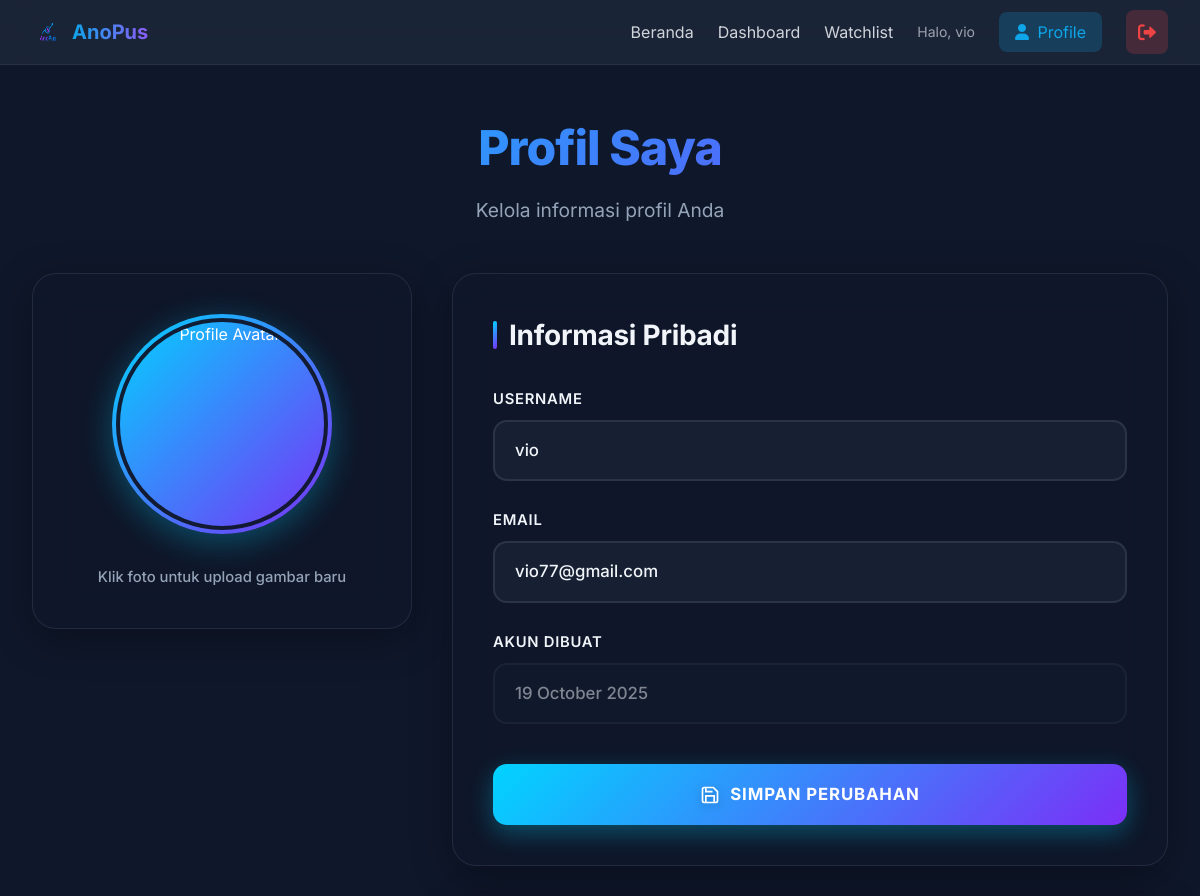
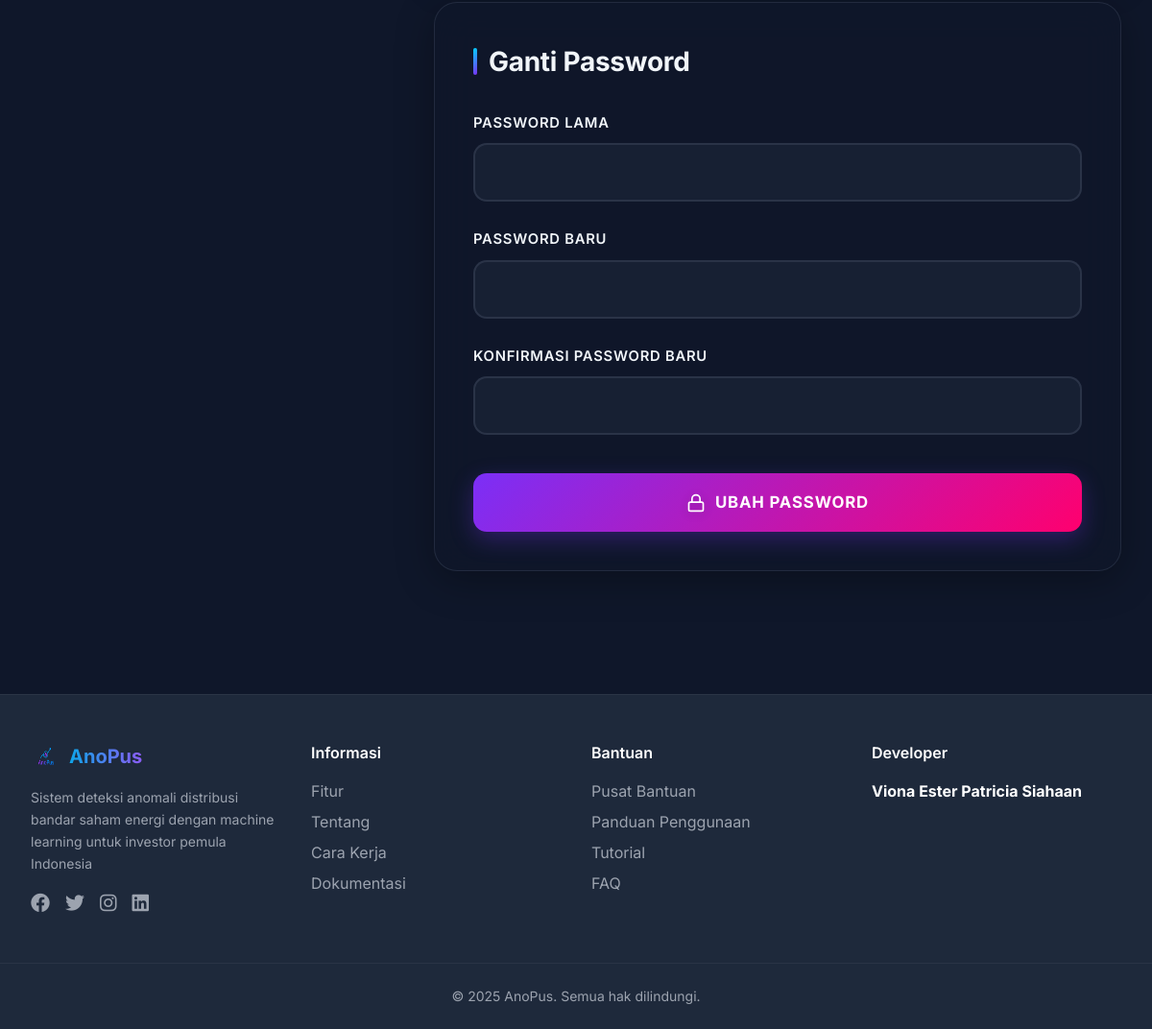
Page /profile (signed in) on the committed database (2 pictures, top to bottom).
### app.py (models this page shows, shortened)
class User(UserMixin, db.Model):
    id = db.Column(db.Integer, primary_key=True)
    username = db.Column(db.String(80), unique=True, nullable=False)
    email = db.Column(db.String(120), unique=True, nullable=False)
    password_hash = db.Column(db.String(200), nullable=False)
    created_at = db.Column(db.DateTime, default=datetime.utcnow)
    watchlists = db.relationship('Watchlist', backref='user', lazy=True)

### app.py (the view)
@app.route('/profile')
@login_required
def profile():
    profile_photo = session.get('profile_photo', 'images/default-avatar.jpg')
    return render_template('profile.html', profile_photo=profile_photo)

### app.py (called while the page is built)
@app.before_request
def before_request():
    global data_collector, anomaly_detector, model_trained_once
    if data_collector is None:
        init_data_collector()
    if anomaly_detector is None:
        init_anomaly_detector()

@login_manager.user_loader
def load_user(user_id):
    return db.session.get(User, int(user_id))

### templates/profile.html (shortened to what this page needs)
{% extends "base.html" %} {% block title %}Profile - AnoPus{% endblock %} {%
block styles %}
<link
  rel="stylesheet"
  href="{{ url_for('static', filename='css/profile.css') }}"
/>
{% endblock %} {% block content %}
<div class="profile-container">
  <div class="profile-header">
    <h1>Profil Saya</h1>
    <p>Kelola informasi profil Anda</p>
  </div>
  <div class="profile-content">
    <div class="profile-photo-section">
      <div class="profile-photo-card">
        <div
          class="photo-wrapper"
          onclick="document.getElementById('photoInput').click()"
        >
          <img
            src="{{ url_for('static', filename=profile_photo) }}"
            alt="Profile Avatar"
            id="profilePreview"
          />
        </div>
        <p class="photo-hint">Klik foto untuk upload gambar baru</p>
      </div>
    </div>
    <div class="profile-info-section">
      <div class="info-card">
        <h2>Informasi Pribadi</h2>
        <form
          action="{{ url_for('update_profile') }}"
          method="POST"
          class="profile-form"
        >
          <div class="form-group">
            <label for="username">Username</label>
            <input
              type="text"
              id="username"
              name="username"
              value="{{ current_user.username }}"
              required
            />
          </div>
          <div class="form-group">
            <label for="email">Email</label>
            <input
              type="email"
              id="email"
              name="email"
              value="{{ current_user.email }}"
              required
            />
          </div>
          <div class="form-group">
            <label>Akun Dibuat</label>
            <input
              type="text"
              value="{{ current_user.created_at.strftime('%d %B %Y') }}"
              disabled
            />
          </div>
          <button type="submit" class="btn-save">
            <svg
              width="20"
              height="20"
              viewBox="0 0 24 24"
              fill="none"
              stroke="currentColor"
              stroke-width="2"
            >
              <path
                d="M19 21H5a2 2 0 0 1-2-2V5a2 2 0 0 1 2-2h11l5 5v11a2 2 0 0 1-2 2z"
              />
              <polyline points="17 21 17 13 7 13 7 21" />
              <polyline points="7 3 7 8 15 8" />
            </svg>
            Simpan Perubahan
          </button>
        </form>
      </div>
      <div class="info-card">
        <h2>Ganti Password</h2>
        <form
          action="{{ url_for('change_password') }}"
          method="POST"
          class="profile-form"
        >
          <div class="form-group">
            <label for="current_password">Password Lama</label>
            <input
              type="password"
              id="current_password"
              name="current_password"
              required
            />
          </div>
          <div class="form-group">
            <label for="new_password">Password Baru</label>
            <input
              type="password"
              id="new_password"
              name="new_password"
              required
              minlength="6"
            />
          </div>
          <div class="form-group">
            <label for="confirm_password">Konfirmasi Password Baru</label>
            <input
              type="password"
              id="confirm_password"
              name="confirm_password"
              required
              minlength="6"
            />
          </div>
          <button type="submit" class="btn-save btn-password">
            <svg
              width="20"
              height="20"
              viewBox="0 0 24 24"
              fill="none"
              stroke="currentColor"
              stroke-width="2"
            >
              <rect x="3" y="11" width="18" height="11" rx="2" ry="2" />
              <path d="M7 11V7a5 5 0 0 1 10 0v4" />
            </svg>
            Ubah Password
          </button>
        </form>
      </div>
    </div>
  </div>
</div>
{% endblock %}

### templates/base.html (shortened to what this page needs)
<!DOCTYPE html>
<html lang="id">
  <head>
    <script src="https://cdn.tailwindcss.com"></script>
    <link
      href="https://cdnjs.cloudflare.com/ajax/libs/font-awesome/6.0.0/css/all.min.css"
      rel="stylesheet"
    />
    {% block styles %}{% endblock %}
  </head>
  <body class="font-['Inter'] bg-dark text-white">
    <nav
      class="fixed w-full top-0 z-50 bg-dark-light/80 backdrop-blur-lg border-b border-gray-700/50"
    >
      <div class="max-w-7xl mx-auto px-4 sm:px-6 lg:px-8">
        <div class="flex justify-between items-center h-16">
          <a
            href="{{ url_for('landing') }}"
            class="flex items-center space-x-2"
          >
            <img
              src="{{ url_for('static', filename='images/logo.png') }}"
              alt="AnoPus Logo"
              class="h-8 w-8"
            />
            <span
              class="text-xl font-bold bg-gradient-to-r from-primary to-secondary bg-clip-text text-transparent"
              >AnoPus</span
            >
          </a>
          <div class="hidden md:flex items-center space-x-6">
            {% if current_user.is_authenticated %}
            <a
              href="{{ url_for('landing') }}"
              class="text-gray-300 hover:text-white transition"
              >Beranda</a
            >
            <a
              href="{{ url_for('dashboard') }}"
              class="text-gray-300 hover:text-white transition"
              >Dashboard</a
            >
            <a
              href="{{ url_for('watchlist') }}"
              class="text-gray-300 hover:text-white transition"
              >Watchlist</a
            >
            <span class="text-gray-400 text-sm"
              >Halo, {{ current_user.username }}</span
            >
            <a
              href="{{ url_for('profile') }}"
              class="px-4 py-2 rounded-lg bg-primary/20 text-primary hover:bg-primary/30 transition"
            >
              <i class="fas fa-user mr-1"></i> Profile
            </a>
            <a
              href="{{ url_for('logout') }}"
              class="px-3 py-2 rounded-lg bg-red-500/20 text-red-500 hover:bg-red-500/30 hover:text-red-400 transition"
              title="Logout"
            >
              <i class="fas fa-sign-out-alt text-lg"></i>
            </a>
            {% endif %}
          </div>
        </div>
      </div>
    </nav>
    <main class="pt-16">{% block content %}{% endblock %}</main>
    {% block footer %}
    <footer
      class="bg-dark-light border-t border-gray-700/50 mt-20"
      id="contact"
    >
      <div class="max-w-7xl mx-auto px-4 sm:px-6 lg:px-8 py-12">
        <div class="grid grid-cols-1 md:grid-cols-2 lg:grid-cols-4 gap-8">
          <div class="space-y-4">
            <div class="flex items-center space-x-2">
              <img
                src="{{ url_for('static', filename='images/logo.png') }}"
                alt="AnoPus Logo"
                class="h-8 w-8"
              />
              <span
                class="text-xl font-bold bg-gradient-to-r from-primary to-secondary bg-clip-text text-transparent"
                >AnoPus</span
              >
            </div>
            <p class="text-gray-400 text-sm leading-relaxed">
              Sistem deteksi anomali distribusi bandar saham energi dengan
              machine learning untuk investor pemula Indonesia
            </p>
            <div class="flex space-x-4">
              <a href="#" class="text-gray-400 hover:text-primary transition"
                ><i class="fab fa-facebook text-xl"></i
              ></a>
              <a href="#" class="text-gray-400 hover:text-primary transition"
                ><i class="fab fa-twitter text-xl"></i
              ></a>
              <a href="#" class="text-gray-400 hover:text-primary transition"
                ><i class="fab fa-instagram text-xl"></i
              ></a>
              <a href="#" class="text-gray-400 hover:text-primary transition"
                ><i class="fab fa-linkedin text-xl"></i
              ></a>
            </div>
          </div>
          <div>
            <h3 class="text-white font-semibold mb-4">Informasi</h3>
            <ul class="space-y-2">
              <li>
                <a
                  href="#keunggulan"
                  class="text-gray-400 hover:text-primary transition"
                  >Fitur</a
                >
              </li>
              <li>
                <a
                  href="#about"
                  class="text-gray-400 hover:text-primary transition"
                  >Tentang</a
                >
              </li>
              <li>
                <a
                  href="#cara-kerja"
                  class="text-gray-400 hover:text-primary transition"
                  >Cara Kerja</a
                >
              </li>
              <li>
                <a href="#" class="text-gray-400 hover:text-primary transition"
                  >Dokumentasi</a
                >
              </li>
            </ul>
          </div>
          <div>
            <h3 class="text-white font-semibold mb-4">Bantuan</h3>
            <ul class="space-y-2">
              <li>
                <a href="#" class="text-gray-400 hover:text-primary transition"
                  >Pusat Bantuan</a
                >
              </li>
              <li>
                <a href="#" class="text-gray-400 hover:text-primary transition"
                  >Panduan Penggunaan</a
                >
              </li>
              <li>
                <a href="#" class="text-gray-400 hover:text-primary transition"
                  >Tutorial</a
                >
              </li>
              <li>
                <a href="#" class="text-gray-400 hover:text-primary transition"
                  >FAQ</a
                >
              </li>
            </ul>
          </div>
          <div>
            <h3 class="text-white font-semibold mb-4">Developer</h3>
            <p class="text-gray-400">
              <strong class="text-white">Viona Ester Patricia Siahaan</strong>
            </p>
          </div>
        </div>
      </div>
      <div class="border-t border-gray-700/50 py-6">
        <p class="text-center text-gray-400 text-sm">
          &copy; 2025 AnoPus. Semua hak dilindungi.
        </p>
      </div>
    </footer>
    {% endblock %}
  </body>
</html>

### static/css/profile.css (style rules this page uses)
:root { --card-bg: rgba(15, 23, 42, 0.8); --card-border: rgba(148, 163, 184, 0.15); --input-bg: rgba(30, 41, 59, 0.6); --text-primary: #f1f5f9; --text-secondary: #94a3b8; --gradient-primary: linear-gradient(135deg, #00d4ff, #7b2ff7); --gradient-secondary: linear-gradient(135deg, #7b2ff7, #ff006e); }
.profile-container { max-width: 1400px; margin: 0 auto; padding: 3rem 2rem; min-height: calc(100vh - 80px); }
.profile-header { text-align: center; margin-bottom: 3rem; animation: fadeInDown 0.6s ease; }
.profile-header h1 { font-size: 3rem; font-weight: 800; background: var(--gradient-primary); -webkit-background-clip: text; -webkit-text-fill-color: transparent; background-clip: text; margin-bottom: 0.75rem; letter-spacing: -0.02em; }
.profile-header p { color: var(--text-secondary); font-size: 1.2rem; font-weight: 400; }
.profile-content { display: grid; grid-template-columns: 380px 1fr; gap: 2.5rem; align-items: start; }
.profile-photo-section { position: sticky; top: 100px; height: fit-content; animation: fadeInLeft 0.6s ease; }
.profile-photo-card { background: var(--card-bg); border: 1px solid var(--card-border); border-radius: 24px; padding: 2.5rem; text-align: center; backdrop-filter: blur(20px); box-shadow: 0 10px 40px rgba(0, 0, 0, 0.3); transition: transform 0.3s, box-shadow 0.3s; }
.photo-wrapper { position: relative; width: 220px; height: 220px; margin: 0 auto 2rem; border-radius: 50%; overflow: hidden; padding: 4px; background: var(--gradient-primary); box-shadow: 0 8px 32px rgba(0, 212, 255, 0.3); }
.photo-wrapper img { width: 100%; height: 100%; object-fit: cover; border-radius: 50%; border: 4px solid rgba(15, 23, 42, 0.95); }
.photo-hint { color: var(--text-secondary); font-size: 0.925rem; font-weight: 500; line-height: 1.5; }
.profile-info-section { display: flex; flex-direction: column; gap: 2rem; animation: fadeInRight 0.6s ease; }
.info-card { background: var(--card-bg); border: 1px solid var(--card-border); border-radius: 24px; padding: 2.5rem; backdrop-filter: blur(20px); box-shadow: 0 10px 40px rgba(0, 0, 0, 0.3); transition: transform 0.3s, box-shadow 0.3s; }
.info-card h2 { font-size: 1.75rem; font-weight: 700; margin-bottom: 2rem; color: var(--text-primary); display: flex; align-items: center; gap: 0.75rem; letter-spacing: -0.01em; }
.info-card h2::before { content: ""; width: 4px; height: 28px; background: var(--gradient-primary); border-radius: 4px; }
.profile-form { display: flex; flex-direction: column; gap: 1.75rem; }
.form-group { display: flex; flex-direction: column; gap: 0.625rem; }
.form-group label { font-size: 0.925rem; font-weight: 600; color: var(--text-primary); text-transform: uppercase; letter-spacing: 0.05em; display: flex; align-items: center; gap: 0.5rem; }
.form-group input { padding: 1rem 1.25rem; background: var(--input-bg); border: 2px solid var(--card-border); border-radius: 14px; color: var(--text-primary); font-size: 1.05rem; transition: all 0.3s ease; font-weight: 500; }
.form-group input:disabled { opacity: 0.5; cursor: not-allowed; background: rgba(30, 41, 59, 0.3); }
.btn-save { padding: 1.125rem 2.25rem; background: var(--gradient-primary); color: white; border: none; border-radius: 14px; font-size: 1.05rem; font-weight: 700; cursor: pointer; transition: all 0.3s ease; display: flex; align-items: center; justify-content: center; gap: 0.625rem; margin-top: 0.75rem; text-transform: uppercase; letter-spacing: 0.05em; box-shadow: 0 8px 25px rgba(0, 212, 255, 0.3); }
.btn-password { background: var(--gradient-secondary); box-shadow: 0 8px 25px rgba(123, 47, 247, 0.3); }
.btn-save svg { filter: drop-shadow(0 2px 4px rgba(0, 0, 0, 0.2)); }

### rows in the picture
User: username "vio", email "vio77@gmail.com", created_at "19 October 2025"
